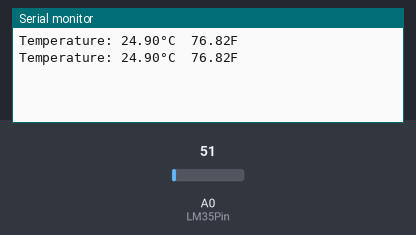
The sketch below on a simulated Arduino Uno, built with avr-gcc and run on an emulated ATmega328P. Parts: the last lines printed to the serial monitor. The test bench sets the inputs (shaded band); at power-on: A0 (LM35Pin) = 51.

Above: at 1.8 s.
1.9 s: A0 (LM35Pin) set to 61
At 2.8 s:
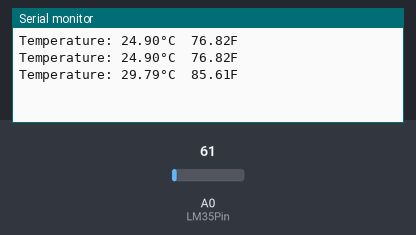
3.4 s: A0 (LM35Pin) set to 71
At 4.8 s:
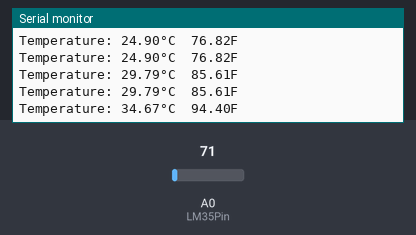
Timing chart, 0 to 6.4 s (numbered marks = the images above; inputs shaded):
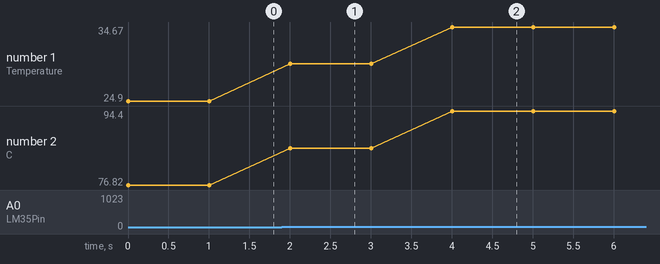

The sketch:

GTP_LM35_Temp_-_Copy.ino
```cpp
#define LM35Pin A0
int LM35Read;
float temperature;

void setup() {
  Serial.begin(9600);
}

void loop() {
// Saving reading from A9 to LM35Read variable
  LM35Read= analogRead(LM35Pin);
// Convert the reading to temp. in Celcius
  temperature = LM35Read * (5.0 / 1024.0) *100;
// Print the temperature in Celsius
  Serial.print("Temperature: ");
  Serial.print(temperature);
  Serial.print("°C  ");
// Print the temperature in Fahrenheit
  Serial.print((temperature * 9.0 / 5.0) + 32.0);
  Serial.println("F");
  delay(1000);
}
```

Measured:
- after the input at 1.9 s, the serial monitor: prints a new line after 0.10 s (image 1)
- after the input at 3.4 s, the serial monitor: prints a new line after 0.60 s (image 2)
- plotted number 1: 24.9 → 29.79 after the input at 1.9 s, 29.79 → 34.67 after the input at 3.4 s
- plotted number 2: 76.82 → 85.61 after the input at 1.9 s, 85.61 → 94.4 after the input at 3.4 s
